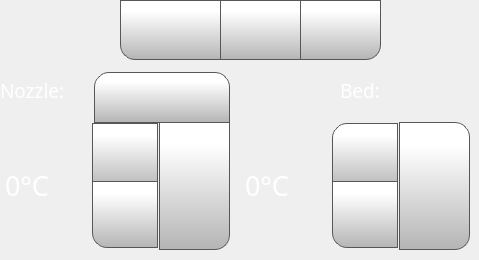
      <widget class="QWidget" name="temperatureTab">
       <attribute name="icon">
        <iconset>
         <normaloff>../octoprint_Julia3GTouchUI/templates/img/thermometer.png</normaloff>
         <normalon>../octoprint_Julia3GTouchUI/templates/img/thermometer_Selected.png</normalon>../octoprint_Julia3GTouchUI/templates/img/thermometer.png</iconset>
       </attribute>
       <attribute name="title">
        <string/>
       </attribute>
       <widget class="QLabel" name="toolLabel">
        <property name="geometry">
         <rect>
          <x>0</x>
          <y>80</y>
          <width>70</width>
          <height>21</height>
         </rect>
        </property>
        <property name="font">
         <font>
          <family>Gotham Light</family>
          <pointsize>14</pointsize>
          <weight>50</weight>
          <bold>false</bold>
         </font>
        </property>
        <property name="styleSheet">
         <string notr="true">color: rgb(255, 255, 255);</string>
        </property>
        <property name="text">
         <string>Nozzle:</string>
        </property>
       </widget>
       <widget class="QLabel" name="bedLabel_2">
        <property name="geometry">
         <rect>
          <x>340</x>
          <y>80</y>
          <width>70</width>
          <height>21</height>
         </rect>
        </property>
        <property name="font">
         <font>
          <family>Gotham Light</family>
          <pointsize>14</pointsize>
          <weight>50</weight>
          <bold>false</bold>
         </font>
        </property>
        <property name="styleSheet">
         <string notr="true">color: rgb(255, 255, 255);</string>
        </property>
        <property name="text">
         <string>Bed:</string>
        </property>
       </widget>
       <widget class="QPushButton" name="cooldownButton">
        <property name="geometry">
         <rect>
          <x>120</x>
          <y>0</y>
          <width>101</width>
          <height>60</height>
         </rect>
        </property>
        <property name="minimumSize">
         <size>
          <width>0</width>
          <height>0</height>
         </size>
        </property>
        <property name="font">
         <font>
          <family>Gotham</family>
          <pointsize>15</pointsize>
         </font>
        </property>
        <property name="styleSheet">
         <string notr="true">QPushButton {
    border: 1px solid rgb(87, 87, 87);
	background-color: qlineargradient(spread:pad, x1:0, y1:1, x2:0, y2:0.188, stop:0 rgba(180, 180, 180, 255), stop:1 rgba(255, 255, 255, 255));
border-bottom-left-radius: 15px;
}

QPushButton:pressed {
    background-color: qlineargradient(x1: 0, y1: 0, x2: 0, y2: 1,
                                      stop: 0 #dadbde, stop: 1 #f6f7fa);
}

QPushButton:flat {
    border: none; /* no border for a flat push button */
}

QPushButton:default {
    border-color: navy; /* make the default button prominent */
}

QPushButton:focus {
	outline: none;
}</string>
        </property>
        <property name="text">
         <string/>
        </property>
        <property name="icon">
         <iconset>
          <normaloff>../octoprint_Julia3GTouchUI/templates/img/snowflake.png</normaloff>../octoprint_Julia3GTouchUI/templates/img/snowflake.png</iconset>
        </property>
        <property name="iconSize">
         <size>
          <width>40</width>
          <height>40</height>
         </size>
        </property>
       </widget>
       <widget class="QPushButton" name="fanOffButton">
        <property name="geometry">
         <rect>
          <x>300</x>
          <y>0</y>
          <width>81</width>
          <height>60</height>
         </rect>
        </property>
        <property name="minimumSize">
         <size>
          <width>0</width>
          <height>0</height>
         </size>
        </property>
        <property name="font">
         <font>
          <family>Gotham</family>
          <pointsize>15</pointsize>
         </font>
        </property>
        <property name="styleSheet">
         <string notr="true">QPushButton {
     border: 1px solid rgb(87, 87, 87);

	background-color: qlineargradient(spread:pad, x1:0, y1:1, x2:0, y2:0.188, stop:0 rgba(180, 180, 180, 255), stop:1 rgba(255, 255, 255, 255));
border-bottom-right-radius: 15px;
}

QPushButton:pressed {
    background-color: qlineargradient(x1: 0, y1: 0, x2: 0, y2: 1,
                                      stop: 0 #dadbde, stop: 1 #f6f7fa);
}

QPushButton:flat {
    border: none; /* no border for a flat push button */
}

QPushButton:default {
    border-color: navy; /* make the default button prominent */
}

QPushButton:focus {
	outline: none;
}</string>
        </property>
        <property name="text">
         <string/>
        </property>
        <property name="icon">
         <iconset>
          <normaloff>../octoprint_Julia3GTouchUI/templates/img/fan-black-silhouette-off.png</normaloff>../octoprint_Julia3GTouchUI/templates/img/fan-black-silhouette-off.png</iconset>
        </property>
        <property name="iconSize">
         <size>
          <width>40</width>
          <height>40</height>
         </size>
        </property>
        <property name="checkable">
         <bool>false</bool>
        </property>
        <property name="autoDefault">
         <bool>false</bool>
        </property>
        <property name="default">
         <bool>false</bool>
        </property>
        <property name="flat">
         <bool>false</bool>
        </property>
       </widget>
       <widget class="QPushButton" name="fanOnButton">
        <property name="geometry">
         <rect>
          <x>220</x>
          <y>0</y>
          <width>81</width>
          <height>60</height>
         </rect>
        </property>
        <property name="minimumSize">
         <size>
          <width>0</width>
          <height>0</height>
         </size>
        </property>
        <property name="font">
         <font>
          <family>Gotham</family>
          <pointsize>15</pointsize>
         </font>
        </property>
        <property name="styleSheet">
         <string notr="true">QPushButton {
     border: 1px solid rgb(87, 87, 87);

	background-color: qlineargradient(spread:pad, x1:0, y1:1, x2:0, y2:0.188, stop:0 rgba(180, 180, 180, 255), stop:1 rgba(255, 255, 255, 255));
}

QPushButton:pressed {
    background-color: qlineargradient(x1: 0, y1: 0, x2: 0, y2: 1,
                                      stop: 0 #dadbde, stop: 1 #f6f7fa);
}

QPushButton:flat {
    border: none; /* no border for a flat push button */
}

QPushButton:default {
    border-color: navy; /* make the default button prominent */
}

QPushButton:focus {
	outline: none;
}</string>
        </property>
        <property name="text">
         <string/>
        </property>
        <property name="icon">
         <iconset>
          <normaloff>../octoprint_Julia3GTouchUI/templates/img/fan-black-silhouette.png</normaloff>../octoprint_Julia3GTouchUI/templates/img/fan-black-silhouette.png</iconset>
        </property>
        <property name="iconSize">
         <size>
          <width>40</width>
          <height>40</height>
         </size>
        </property>
        <property name="checkable">
         <bool>false</bool>
        </property>
        <property name="autoDefault">
         <bool>false</bool>
        </property>
        <property name="default">
         <bool>false</bool>
        </property>
        <property name="flat">
         <bool>false</bool>
        </property>
       </widget>
       <widget class="QSpinBox" name="toolTempSpinBox">
        <property name="geometry">
         <rect>
          <x>0</x>
          <y>120</y>
          <width>161</width>
          <height>131</height>
         </rect>
        </property>
        <property name="font">
         <font>
          <family>Gotham</family>
          <pointsize>20</pointsize>
         </font>
        </property>
        <property name="styleSheet">
         <string notr="true">QSpinBox {
    padding-right: 5px; /* make room for the arrows */
	color: rgb(255, 255, 255);
	background-color: rgba(255, 255, 255, 0);
   
}
QSpinBox ::text:selected {
	background-color: rgb(255, 146, 57);
   
}
QSpinBox::up-button {
     border: 1px solid rgb(87, 87, 87);


	background-color: qlineargradient(spread:pad, x1:0, y1:1, x2:0, y2:0.188, stop:0 rgba(180, 180, 180, 255), stop:1 rgba(255, 255, 255, 255));
    width: 60px;
     height: 61px;
    padding: 2px;
}

QSpinBox::up-arrow { image: url(./templates/img/arrows.png);
    width: 40px;
     height: 40px;
padding: 5px; }



QSpinBox::up-button:pressed {
    background-color: qlineargradient(x1: 0, y1: 0, x2: 0, y2: 1,
                                      stop: 0 #dadbde, stop: 1 #f6f7fa);
}


QSpinBox::down-button {
     border: 1px solid rgb(87, 87, 87);
border-bottom-left-radius: 15px;
	background-color: qlineargradient(spread:pad, x1:0, y1:1, x2:0, y2:0.188, stop:0 rgba(180, 180, 180, 255), stop:1 rgba(255, 255, 255, 255));
    width: 60px;
     height: 61px;
    padding: 2px;
}

QSpinBox::down-arrow {image: url(./templates/img/arrows-5.png);
    width: 40px;
     height: 40px;
padding: 5px;
}

QSpinBox::down-button:pressed {
    background-color: qlineargradient(x1: 0, y1: 0, x2: 0, y2: 1,
                                      stop: 0 #dadbde, stop: 1 #f6f7fa);

}

</string>
        </property>
        <property name="readOnly">
         <bool>false</bool>
        </property>
        <property name="buttonSymbols">
         <enum>QAbstractSpinBox::UpDownArrows</enum>
        </property>
        <property name="accelerated">
         <bool>true</bool>
        </property>
        <property name="suffix">
         <string>°C</string>
        </property>
        <property name="maximum">
         <number>300</number>
        </property>
        <property name="singleStep">
         <number>1</number>
        </property>
        <property name="value">
         <number>0</number>
        </property>
       </widget>
       <widget class="QSpinBox" name="bedTempSpinBox">
        <property name="geometry">
         <rect>
          <x>240</x>
          <y>120</y>
          <width>161</width>
          <height>131</height>
         </rect>
        </property>
        <property name="font">
         <font>
          <family>Gotham</family>
          <pointsize>20</pointsize>
         </font>
        </property>
        <property name="styleSheet">
         <string notr="true">QSpinBox {
    padding-right: 5px; /* make room for the arrows */
	color: rgb(255, 255, 255);
	background-color: rgba(255, 255, 255, 0);
   
}
QSpinBox ::text:selected {
	background-color: rgb(255, 146, 57);
   
}
QSpinBox::up-button {
     border: 1px solid rgb(87, 87, 87);

border-top-left-radius: 15px;
	background-color: qlineargradient(spread:pad, x1:0, y1:1, x2:0, y2:0.188, stop:0 rgba(180, 180, 180, 255), stop:1 rgba(255, 255, 255, 255));
    width: 60px;
     height: 61px;
    padding: 2px;
}

QSpinBox::up-arrow { image: url(./templates/img/arrows.png);
    width: 40px;
     height: 40px;
padding: 5px; }



QSpinBox::up-button:pressed {
    background-color: qlineargradient(x1: 0, y1: 0, x2: 0, y2: 1,
                                      stop: 0 #dadbde, stop: 1 #f6f7fa);
}


QSpinBox::down-button {
     border: 1px solid rgb(87, 87, 87);
border-bottom-left-radius: 15px;
	background-color: qlineargradient(spread:pad, x1:0, y1:1, x2:0, y2:0.188, stop:0 rgba(180, 180, 180, 255), stop:1 rgba(255, 255, 255, 255));
    width: 60px;
     height: 61px;
    padding: 2px;
}

QSpinBox::down-arrow {image: url(./templates/img/arrows-5.png);
    width: 40px;
     height: 40px;
padding: 5px;
}

QSpinBox::down-button:pressed {
    background-color: qlineargradient(x1: 0, y1: 0, x2: 0, y2: 1,
                                      stop: 0 #dadbde, stop: 1 #f6f7fa);

}

</string>
        </property>
        <property name="readOnly">
         <bool>false</bool>
        </property>
        <property name="buttonSymbols">
         <enum>QAbstractSpinBox::UpDownArrows</enum>
        </property>
        <property name="accelerated">
         <bool>true</bool>
        </property>
        <property name="suffix">
         <string>°C</string>
        </property>
        <property name="maximum">
         <number>150</number>
        </property>
        <property name="singleStep">
         <number>1</number>
        </property>
        <property name="value">
         <number>0</number>
        </property>
       </widget>
       <widget class="QPushButton" name="setToolTempButton">
        <property name="geometry">
         <rect>
          <x>159</x>
          <y>120</y>
          <width>71</width>
          <height>130</height>
         </rect>
        </property>
        <property name="font">
         <font>
          <family>Gotham</family>
          <pointsize>13</pointsize>
         </font>
        </property>
        <property name="styleSheet">
         <string notr="true">QPushButton {
     border: 1px solid rgb(87, 87, 87);
	background-color: qlineargradient(spread:pad, x1:0, y1:1, x2:0, y2:0.188, stop:0 rgba(180, 180, 180, 255), stop:1 rgba(255, 255, 255, 255));
border-bottom-right-radius: 15px;

}

QPushButton:pressed {
    background-color: qlineargradient(x1: 0, y1: 0, x2: 0, y2: 1,
                                      stop: 0 #dadbde, stop: 1 #f6f7fa);
}

QPushButton:flat {
    border: none; /* no border for a flat push button */
}

QPushButton:default {
    border-color: navy; /* make the default button prominent */
}

QPushButton:focus {
	outline: none;
}</string>
        </property>
        <property name="text">
         <string/>
        </property>
        <property name="icon">
         <iconset>
          <normaloff>../octoprint_Julia3GTouchUI/templates/img/verification-mark.png</normaloff>../octoprint_Julia3GTouchUI/templates/img/verification-mark.png</iconset>
        </property>
        <property name="iconSize">
         <size>
          <width>50</width>
          <height>50</height>
         </size>
        </property>
       </widget>
       <widget class="QPushButton" name="setBedTempButton">
        <property name="geometry">
         <rect>
          <x>399</x>
          <y>122</y>
          <width>71</width>
          <height>128</height>
         </rect>
        </property>
        <property name="font">
         <font>
          <family>Gotham</family>
          <pointsize>13</pointsize>
         </font>
        </property>
        <property name="styleSheet">
         <string notr="true">QPushButton {
     border: 1px solid rgb(87, 87, 87);
	background-color: qlineargradient(spread:pad, x1:0, y1:1, x2:0, y2:0.188, stop:0 rgba(180, 180, 180, 255), stop:1 rgba(255, 255, 255, 255));
border-top-right-radius: 15px;
border-bottom-right-radius: 15px;

}

QPushButton:pressed {
    background-color: qlineargradient(x1: 0, y1: 0, x2: 0, y2: 1,
                                      stop: 0 #dadbde, stop: 1 #f6f7fa);
}

QPushButton:flat {
    border: none; /* no border for a flat push button */
}

QPushButton:default {
    border-color: navy; /* make the default button prominent */
}

QPushButton:focus {
	outline: none;
}</string>
        </property>
        <property name="text">
         <string/>
        </property>
        <property name="icon">
         <iconset>
          <normaloff>../octoprint_Julia3GTouchUI/templates/img/verification-mark.png</normaloff>../octoprint_Julia3GTouchUI/templates/img/verification-mark.png</iconset>
        </property>
        <property name="iconSize">
         <size>
          <width>50</width>
          <height>50</height>
         </size>
        </property>
       </widget>
       <widget class="QPushButton" name="toolToggleTemperatureButton">
        <property name="geometry">
         <rect>
          <x>94</x>
          <y>72</y>
          <width>136</width>
          <height>51</height>
         </rect>
        </property>
        <property name="minimumSize">
         <size>
          <width>0</width>
          <height>0</height>
         </size>
        </property>
        <property name="font">
         <font>
          <family>Gotham</family>
          <pointsize>15</pointsize>
         </font>
        </property>
        <property name="styleSheet">
         <string notr="true">QPushButton {
     border: 1px solid rgb(87, 87, 87);
 border-top-right-radius:15px;
 border-top-left-radius:15px;
	background-color: qlineargradient(spread:pad, x1:0, y1:1, x2:0, y2:0.188, stop:0 rgba(180, 180, 180, 255), stop:1 rgba(255, 255, 255, 255));
}

QPushButton:pressed {
    background-color: qlineargradient(x1: 0, y1: 0, x2: 0, y2: 1,
                                      stop: 0 #dadbde, stop: 1 #f6f7fa);
}

QPushButton:flat {
    border: none; /* no border for a flat push button */
}

QPushButton:default {
    border-color: navy; /* make the default button prominent */
}

QPushButton:focus {
	outline: none;
}</string>
        </property>
        <property name="text">
         <string/>
        </property>
        <property name="icon">
         <iconset>
          <normaloff>../octoprint_Julia3GTouchUI/templates/img/NozzleSelect_0.png</normaloff>
          <normalon>../octoprint_Julia3GTouchUI/templates/img/NozzleSelect_1.png</normalon>../octoprint_Julia3GTouchUI/templates/img/NozzleSelect_0.png</iconset>
        </property>
        <property name="iconSize">
         <size>
          <width>90</width>
          <height>90</height>
         </size>
        </property>
        <property name="checkable">
         <bool>true</bool>
        </property>
        <property name="checked">
         <bool>false</bool>
        </property>
        <property name="autoDefault">
         <bool>false</bool>
        </property>
        <property name="default">
         <bool>false</bool>
        </property>
        <property name="flat">
         <bool>false</bool>
        </property>
       </widget>
       <zorder>toolLabel</zorder>
       <zorder>bedLabel_2</zorder>
       <zorder>cooldownButton</zorder>
       <zorder>fanOffButton</zorder>
       <zorder>fanOnButton</zorder>
       <zorder>setToolTempButton</zorder>
       <zorder>setBedTempButton</zorder>
       <zorder>bedTempSpinBox</zorder>
       <zorder>toolTempSpinBox</zorder>
       <zorder>toolToggleTemperatureButton</zorder>
      </widget>
